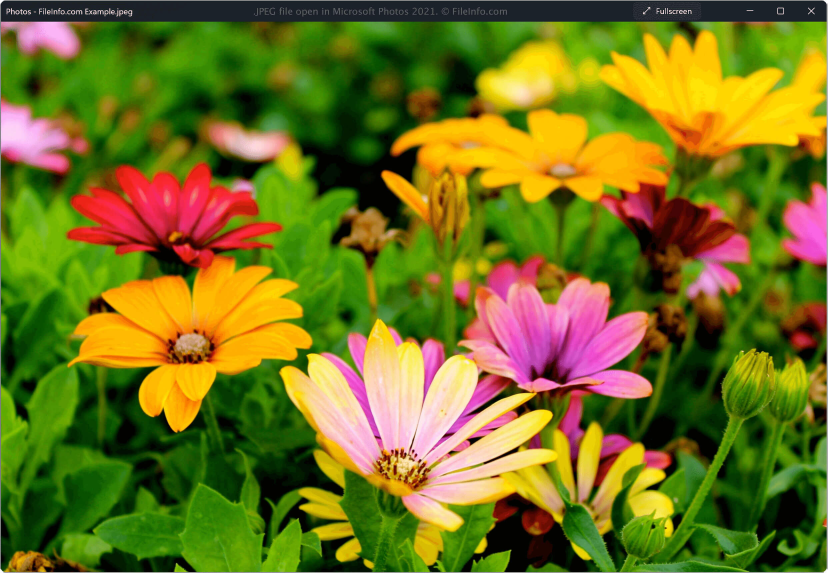
#> input picture Day04/jpeg_43-2.jpg, 2482 x 1718 px (shown at 1/3 size)
$ python resizing.py
#> lines starting #> are read from the running program, lines starting #| are printed output that depends on the picture
import cv2
import numpy as np
import matplotlib.pyplot as plt
#function to convert image from BGR to RGB formats
def bgr_to_rgb(img):
    rows, columns, channel=img.shape
    rgb=np.zeros((rows, columns, channel), dtype=np.uint8)
    for i in range(rows):
        for j in range(columns):
            rgb[i][j][0]=img[i][j][2]#red color
            rgb[i][j][1]=img[i][j][1]#green color
            rgb[i][j][2]=img[i][j][0]#blue color
    return rgb

img=cv2.imread("jpeg_43-2.jpg")
#> img is the input picture: shape (1718, 2482, 3); mean B, G, R 28.6, 114, 113.9
if img is None:
    print("No image....")
else:
    rows, columns, channel=img.shape
#> rows = 1718; columns = 2482; channel = 3
    print("Image Size: ", rows, "x", columns)
#| Image Size:  1718 x 2482
    #new dimensions from user
    rowNew=int(input("Enter new row: "))
#> the answer given: 3
    colNew=int(input("Enter new column: "))
#> the answer given: 3

    #they should be greater than 0
    if rowNew<=0 or colNew<=0:
        print("Invalid points...")

    else:
        resizeImg=np.zeros((rowNew, colNew, channel), dtype=np.uint8)
        #calculating scaling ratio between original and new image
        scaleRow=rows/rowNew
#> scaleRow = 572.7
        scaleCol=columns/colNew
#> scaleCol = 827.3

        #resizing using nearest neighbor interpolation
        for i in range(rowNew):
            for j in range(colNew):
                #finding corresponding pixel in original image
                rowOld=int(i*scaleRow)
                colOld=int(j*scaleCol)

                #preventing index from going outside image boundary
                if rowOld>=rows:
                    rowOld=rows-1
                if colOld>=columns:
                    colOld=columns-1

                #copying pixel values from original image into resized image
                for k in range(channel):
                    resizeImg[i][j][k]=img[rowOld][colOld][k]

        resizeRgb=bgr_to_rgb(resizeImg)
        plt.imshow(resizeRgb)
        plt.title("Resized Image")
        plt.axis("off")
        plt.show()
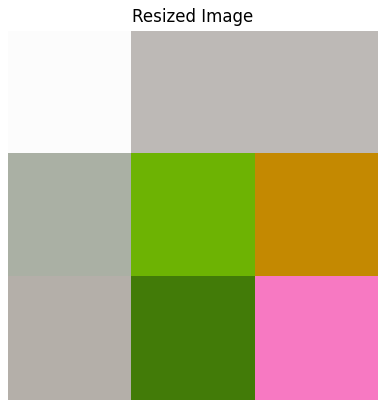
#> figure drawn by matplotlib, 1 panel

$ run again, with Day04/flip(img).png saved as Day04/jpeg_43-2.jpg
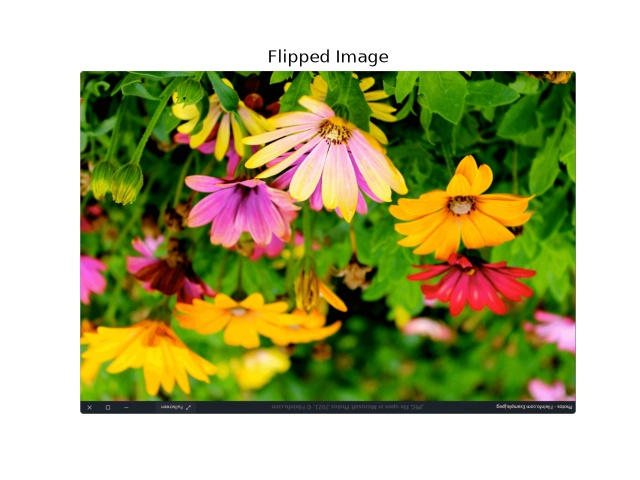
#> input picture Day04/flip(img).png, 640 x 480 px
#> img is the input picture: shape (480, 640, 3); mean B, G, R 129.4, 176.3, 176.2
#| Image Size:  480 x 640
#> `plt.show()`:
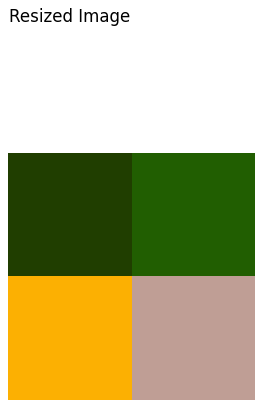
#> figure drawn by matplotlib, 1 panel
